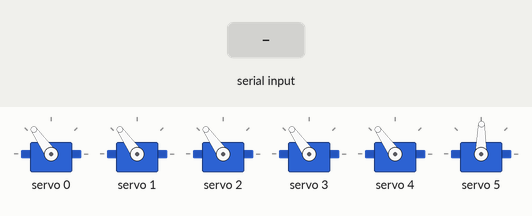
A sketch run on a simulated Arduino Uno, built with avr-gcc and run on an emulated ATmega328P. Shown: 6 × servo. The inputs (shaded band) are chosen by the test bench.

Above: at 1.7 s.
1.8 s: "90,45,200\n" received over Serial
At 2.6 s:
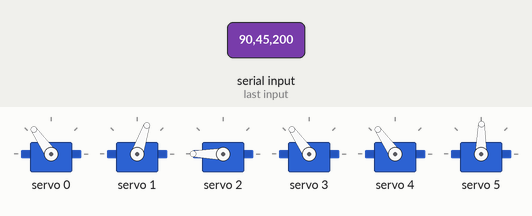
3.5 s: "30,150,10\n" received over Serial
At 4.3 s:
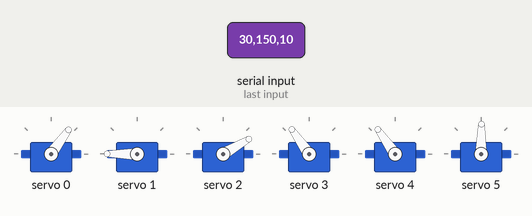
5.3 s: "90,45\n" received over Serial
At 6.3 s:
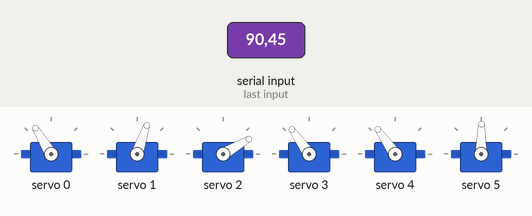
7.0 s: "30,150\n" received over Serial
At 8.4 s:
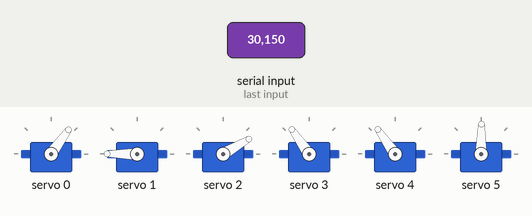
8.7 s: "5\n" received over Serial
At 9.5 s:
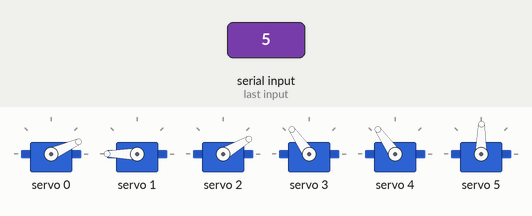
10.3 s: "90\n" received over Serial
At 11.0 s:
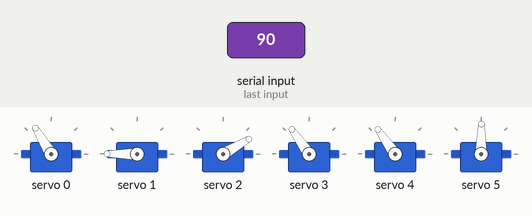
Timing chart, 0 to 13.0 s (numbered marks = the images above; inputs shaded):
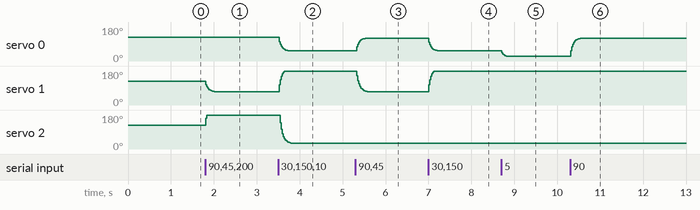

The sketch:

servo_driver.ino
```cpp
#include <Wire.h>
#include <Adafruit_PWMServoDriver.h>

Adafruit_PWMServoDriver pca = Adafruit_PWMServoDriver();

//SERVO LIMITS
#define SERVOMIN  150   // pulse for 0°
#define SERVOMAX  600   // pulse for 180°

int angles[6] = {90, 90, 90, 90, 90, 60};   // current
int target[6] = {90, 90, 90, 90, 90, 60};   // incoming

String input = "";


int angleToPulse(int angle) {
  return map(angle, 0, 180, SERVOMIN, SERVOMAX);
}

void setup() {
  Serial.begin(115200);

  pca.begin();
  pca.setPWMFreq(50);

  delay(500);


  for (int i = 0; i < 6; i++) {
    pca.setPWM(i, 0, angleToPulse(angles[i]));
  }
}

void loop() {


  if (Serial.available()) {
    input = Serial.readStringUntil('\n');

    int i = 0;
    char *token = strtok((char*)input.c_str(), ",");

    while (token != NULL && i < 6) {
      target[i++] = atoi(token);
      token = strtok(NULL, ",");
    }
  }


  for (int i = 0; i < 6; i++) {
    angles[i] = 0.7 * angles[i] + 0.3 * target[i];
  }


  for (int ch = 0; ch < 6; ch++) {
    int pulse = angleToPulse(angles[ch]);
    pca.setPWM(ch, 0, pulse);
  }

  delay(20);
}
```

Measured:
- after the input at 1.8 s, servo 1: moves from 125° to 71° over 0.20 s, starting at once; servo 2: 125° → 180° at once
- after the input at 3.5 s, servo 0: moves from 125° to 54° over 0.22 s, starting at once; servo 1: 71° → 180° at once; servo 2: moves from 180° to 30° over 0.28 s, starting at once
- after the input at 5.3 s, servo 0: moves from 54° to 121° over 0.22 s, starting at once; servo 1: moves from 180° to 71° over 0.25 s, starting at once
- after the input at 7.0 s, servo 0: moves from 121° to 54° over 0.22 s, starting at once; servo 1: 71° → 180° at once
- after the input at 8.7 s, servo 0: 54° → 24° at once
- after the input at 10.3 s, servo 0: moves from 24° to 121° over 0.25 s, starting at once
